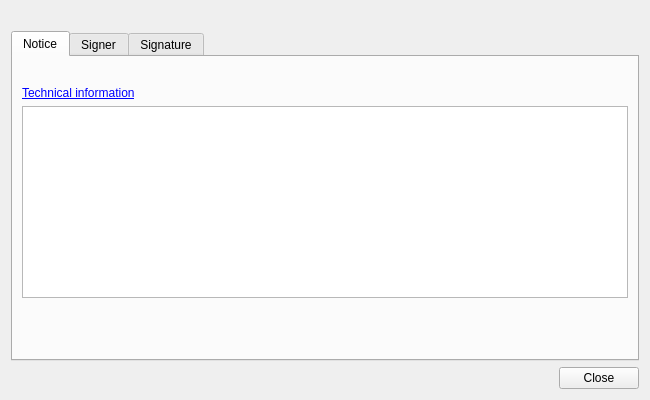
<?xml version="1.0" encoding="UTF-8"?>
<ui version="4.0">
 <class>SignatureDialog</class>
 <widget class="QWidget" name="SignatureDialog">
  <property name="windowModality">
   <enum>Qt::WindowModal</enum>
  </property>
  <property name="geometry">
   <rect>
    <x>0</x>
    <y>0</y>
    <width>650</width>
    <height>400</height>
   </rect>
  </property>
  <layout class="QVBoxLayout" name="SignatureDialogLayout">
   <item>
    <widget class="QLabel" name="title"/>
   </item>
   <item>
    <widget class="QTabWidget" name="tabWidget">
     <property name="currentIndex">
      <number>0</number>
     </property>
     <widget class="QWidget" name="errorTab">
      <attribute name="title">
       <string>Notice</string>
      </attribute>
      <layout class="QVBoxLayout" name="errorLayout">
       <item>
        <widget class="QLabel" name="info">
         <property name="wordWrap">
          <bool>true</bool>
         </property>
         <property name="openExternalLinks">
          <bool>true</bool>
         </property>
        </widget>
       </item>
       <item>
        <widget class="QLabel" name="more">
         <property name="text">
          <string>&lt;a href=&quot;info&quot;&gt;Technical information&lt;/a&gt;</string>
         </property>
        </widget>
       </item>
       <item>
        <widget class="QPlainTextEdit" name="error">
         <property name="textInteractionFlags">
          <set>Qt::LinksAccessibleByMouse|Qt::TextSelectableByMouse</set>
         </property>
        </widget>
       </item>
       <item>
        <spacer name="errorScrollSpacer">
         <property name="orientation">
          <enum>Qt::Vertical</enum>
         </property>
         <property name="sizeHint" stdset="0">
          <size>
           <width>0</width>
           <height>0</height>
          </size>
         </property>
        </spacer>
       </item>
      </layout>
     </widget>
     <widget class="QWidget" name="signer">
      <property name="styleSheet">
       <string notr="true">QScrollArea { background: transparent; }
QScrollArea &gt; QWidget &gt; QWidget { background: transparent; }</string>
      </property>
      <attribute name="title">
       <string>Signer</string>
      </attribute>
      <layout class="QHBoxLayout" name="signerLayout">
       <item>
        <widget class="QGroupBox" name="signerLocationGroup">
         <property name="title">
          <string>Signer location</string>
         </property>
         <layout class="QFormLayout" name="signerLocationGroupLayout">
          <property name="fieldGrowthPolicy">
           <enum>QFormLayout::ExpandingFieldsGrow</enum>
          </property>
          <item row="0" column="0">
           <widget class="QLabel" name="signerCityLabel">
            <property name="text">
             <string>City</string>
            </property>
           </widget>
          </item>
          <item row="0" column="1">
           <widget class="QLineEdit" name="signerCity">
            <property name="readOnly">
             <bool>true</bool>
            </property>
           </widget>
          </item>
          <item row="1" column="0">
           <widget class="QLabel" name="signerStateLabel">
            <property name="text">
             <string>State</string>
            </property>
           </widget>
          </item>
          <item row="1" column="1">
           <widget class="QLineEdit" name="signerState">
            <property name="readOnly">
             <bool>true</bool>
            </property>
           </widget>
          </item>
          <item row="2" column="0">
           <widget class="QLabel" name="signerCountryLabel">
            <property name="text">
             <string>Country</string>
            </property>
           </widget>
          </item>
          <item row="2" column="1">
           <widget class="QLineEdit" name="signerCountry">
            <property name="readOnly">
             <bool>true</bool>
            </property>
           </widget>
          </item>
          <item row="3" column="0">
           <widget class="QLabel" name="signerZipLabel">
            <property name="text">
             <string>Zip</string>
            </property>
           </widget>
          </item>
          <item row="3" column="1">
           <widget class="QLineEdit" name="signerZip">
            <property name="readOnly">
             <bool>true</bool>
            </property>
           </widget>
          </item>
          <item row="4" column="1">
           <spacer name="verticalSpacer">
            <property name="orientation">
             <enum>Qt::Vertical</enum>
            </property>
            <property name="sizeHint" stdset="0">
             <size>
              <width>0</width>
              <height>0</height>
             </size>
            </property>
           </spacer>
          </item>
         </layout>
        </widget>
       </item>
       <item>
        <widget class="QGroupBox" name="signerRoleGroup">
         <property name="title">
          <string>Role / resolution</string>
         </property>
         <layout class="QVBoxLayout" name="verticalLayout">
          <item>
           <widget class="QScrollArea" name="scrollArea">
            <property name="frameShape">
             <enum>QFrame::NoFrame</enum>
            </property>
            <property name="horizontalScrollBarPolicy">
             <enum>Qt::ScrollBarAlwaysOff</enum>
            </property>
            <property name="widgetResizable">
             <bool>true</bool>
            </property>
            <widget class="QWidget" name="scrollAreaWidgetContents">
             <property name="geometry">
              <rect>
               <x>0</x>
               <y>0</y>
               <width>165</width>
               <height>162</height>
              </rect>
             </property>
             <layout class="QFormLayout" name="signerRoleGroupLayout">
              <property name="fieldGrowthPolicy">
               <enum>QFormLayout::ExpandingFieldsGrow</enum>
              </property>
              <property name="margin">
               <number>0</number>
              </property>
             </layout>
            </widget>
           </widget>
          </item>
         </layout>
        </widget>
       </item>
      </layout>
     </widget>
     <widget class="QTreeWidget" name="signatureView">
      <property name="rootIsDecorated">
       <bool>false</bool>
      </property>
      <attribute name="title">
       <string>Signature</string>
      </attribute>
      <column>
       <property name="text">
        <string>Attribute</string>
       </property>
      </column>
      <column>
       <property name="text">
        <string>Value</string>
       </property>
      </column>
     </widget>
    </widget>
   </item>
   <item>
    <widget class="QDialogButtonBox" name="buttonBox">
     <property name="standardButtons">
      <set>QDialogButtonBox::Close</set>
     </property>
    </widget>
   </item>
  </layout>
 </widget>
 <resources/>
 <connections>
  <connection>
   <sender>buttonBox</sender>
   <signal>clicked(QAbstractButton*)</signal>
   <receiver>SignatureDialog</receiver>
   <slot>buttonClicked(QAbstractButton*)</slot>
   <hints>
    <hint type="sourcelabel">
     <x>199</x>
     <y>314</y>
    </hint>
    <hint type="destinationlabel">
     <x>199</x>
     <y>167</y>
    </hint>
   </hints>
  </connection>
 </connections>
 <slots>
  <slot>buttonClicked(QAbstractButton*)</slot>
 </slots>
</ui>
